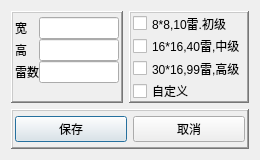
<?xml version="1.0" encoding="UTF-8"?>
<ui version="4.0">
 <class>LevelSetClass</class>
 <widget class="QDialog" name="LevelSetClass">
  <property name="geometry">
   <rect>
    <x>0</x>
    <y>0</y>
    <width>260</width>
    <height>160</height>
   </rect>
  </property>
  <property name="minimumSize">
   <size>
    <width>260</width>
    <height>160</height>
   </size>
  </property>
  <property name="maximumSize">
   <size>
    <width>260</width>
    <height>160</height>
   </size>
  </property>
  <property name="windowTitle">
   <string>等级设置</string>
  </property>
  <layout class="QGridLayout" name="gridLayout">
   <item row="0" column="0">
    <layout class="QHBoxLayout" name="horizontalLayout">
     <item>
      <widget class="QFrame" name="frame">
       <property name="maximumSize">
        <size>
         <width>120</width>
         <height>120</height>
        </size>
       </property>
       <property name="frameShape">
        <enum>QFrame::WinPanel</enum>
       </property>
       <property name="frameShadow">
        <enum>QFrame::Raised</enum>
       </property>
       <layout class="QGridLayout" name="gridLayout_4">
        <property name="leftMargin">
         <number>2</number>
        </property>
        <property name="topMargin">
         <number>2</number>
        </property>
        <property name="rightMargin">
         <number>2</number>
        </property>
        <property name="bottomMargin">
         <number>2</number>
        </property>
        <property name="spacing">
         <number>2</number>
        </property>
        <item row="1" column="0">
         <layout class="QGridLayout" name="gridLayout_3">
          <property name="spacing">
           <number>0</number>
          </property>
          <item row="0" column="1">
           <widget class="QLineEdit" name="lineEdit_w">
            <property name="maximumSize">
             <size>
              <width>99999</width>
              <height>16777215</height>
             </size>
            </property>
           </widget>
          </item>
          <item row="2" column="0">
           <widget class="QLabel" name="label_num">
            <property name="text">
             <string>雷数</string>
            </property>
           </widget>
          </item>
          <item row="0" column="0">
           <widget class="QLabel" name="label_w">
            <property name="maximumSize">
             <size>
              <width>99999</width>
              <height>16777215</height>
             </size>
            </property>
            <property name="text">
             <string>宽</string>
            </property>
           </widget>
          </item>
          <item row="1" column="1">
           <widget class="QLineEdit" name="lineEdit_h"/>
          </item>
          <item row="1" column="0">
           <widget class="QLabel" name="label_h">
            <property name="text">
             <string>高</string>
            </property>
           </widget>
          </item>
          <item row="3" column="1">
           <widget class="QLabel" name="label_hundred">
            <property name="text">
             <string/>
            </property>
           </widget>
          </item>
          <item row="2" column="1">
           <widget class="QLineEdit" name="lineEdit_num"/>
          </item>
          <item row="4" column="1">
           <spacer name="verticalSpacer_2">
            <property name="orientation">
             <enum>Qt::Vertical</enum>
            </property>
            <property name="sizeHint" stdset="0">
             <size>
              <width>20</width>
              <height>40</height>
             </size>
            </property>
           </spacer>
          </item>
         </layout>
        </item>
        <item row="0" column="0">
         <spacer name="verticalSpacer">
          <property name="orientation">
           <enum>Qt::Vertical</enum>
          </property>
          <property name="sizeHint" stdset="0">
           <size>
            <width>20</width>
            <height>40</height>
           </size>
          </property>
         </spacer>
        </item>
       </layout>
      </widget>
     </item>
     <item>
      <widget class="QFrame" name="frame_2">
       <property name="maximumSize">
        <size>
         <width>120</width>
         <height>120</height>
        </size>
       </property>
       <property name="frameShape">
        <enum>QFrame::WinPanel</enum>
       </property>
       <property name="frameShadow">
        <enum>QFrame::Raised</enum>
       </property>
       <layout class="QGridLayout" name="gridLayout_5">
        <property name="leftMargin">
         <number>2</number>
        </property>
        <property name="topMargin">
         <number>2</number>
        </property>
        <property name="rightMargin">
         <number>2</number>
        </property>
        <property name="bottomMargin">
         <number>2</number>
        </property>
        <property name="spacing">
         <number>2</number>
        </property>
        <item row="1" column="0">
         <layout class="QVBoxLayout" name="verticalLayout">
          <item>
           <widget class="QCheckBox" name="checkBox_beg">
            <property name="font">
             <font>
              <bold>false</bold>
             </font>
            </property>
            <property name="text">
             <string>8*8,10雷.初级</string>
            </property>
            <attribute name="buttonGroup">
             <string notr="true">buttonGroup</string>
            </attribute>
           </widget>
          </item>
          <item>
           <widget class="QCheckBox" name="checkBox_int">
            <property name="font">
             <font>
              <bold>false</bold>
             </font>
            </property>
            <property name="text">
             <string>16*16,40雷,中级</string>
            </property>
            <attribute name="buttonGroup">
             <string notr="true">buttonGroup</string>
            </attribute>
           </widget>
          </item>
          <item>
           <widget class="QCheckBox" name="checkBox_exp">
            <property name="font">
             <font>
              <bold>false</bold>
             </font>
            </property>
            <property name="text">
             <string>30*16,99雷,高级</string>
            </property>
            <attribute name="buttonGroup">
             <string notr="true">buttonGroup</string>
            </attribute>
           </widget>
          </item>
          <item>
           <widget class="QCheckBox" name="checkBox_custom">
            <property name="text">
             <string>自定义</string>
            </property>
            <attribute name="buttonGroup">
             <string notr="true">buttonGroup</string>
            </attribute>
           </widget>
          </item>
         </layout>
        </item>
        <item row="0" column="0">
         <spacer name="verticalSpacer_3">
          <property name="orientation">
           <enum>Qt::Vertical</enum>
          </property>
          <property name="sizeHint" stdset="0">
           <size>
            <width>20</width>
            <height>40</height>
           </size>
          </property>
         </spacer>
        </item>
        <item row="4" column="0">
         <spacer name="verticalSpacer_4">
          <property name="orientation">
           <enum>Qt::Vertical</enum>
          </property>
          <property name="sizeHint" stdset="0">
           <size>
            <width>20</width>
            <height>40</height>
           </size>
          </property>
         </spacer>
        </item>
       </layout>
      </widget>
     </item>
    </layout>
   </item>
   <item row="1" column="0">
    <widget class="QFrame" name="frame_3">
     <property name="minimumSize">
      <size>
       <width>0</width>
       <height>40</height>
      </size>
     </property>
     <property name="maximumSize">
      <size>
       <width>16777215</width>
       <height>40</height>
      </size>
     </property>
     <property name="frameShape">
      <enum>QFrame::WinPanel</enum>
     </property>
     <property name="frameShadow">
      <enum>QFrame::Raised</enum>
     </property>
     <layout class="QGridLayout" name="gridLayout_2">
      <property name="leftMargin">
       <number>2</number>
      </property>
      <property name="topMargin">
       <number>2</number>
      </property>
      <property name="rightMargin">
       <number>2</number>
      </property>
      <property name="bottomMargin">
       <number>2</number>
      </property>
      <property name="spacing">
       <number>2</number>
      </property>
      <item row="0" column="0">
       <layout class="QHBoxLayout" name="horizontalLayout_2">
        <item>
         <widget class="QPushButton" name="pushButton_save">
          <property name="text">
           <string>保存</string>
          </property>
         </widget>
        </item>
        <item>
         <widget class="QPushButton" name="pushButton_cancel">
          <property name="text">
           <string>取消</string>
          </property>
         </widget>
        </item>
       </layout>
      </item>
     </layout>
    </widget>
   </item>
  </layout>
 </widget>
 <layoutdefault spacing="6" margin="11"/>
 <resources/>
 <connections/>
 <buttongroups>
  <buttongroup name="buttonGroup"/>
 </buttongroups>
</ui>
